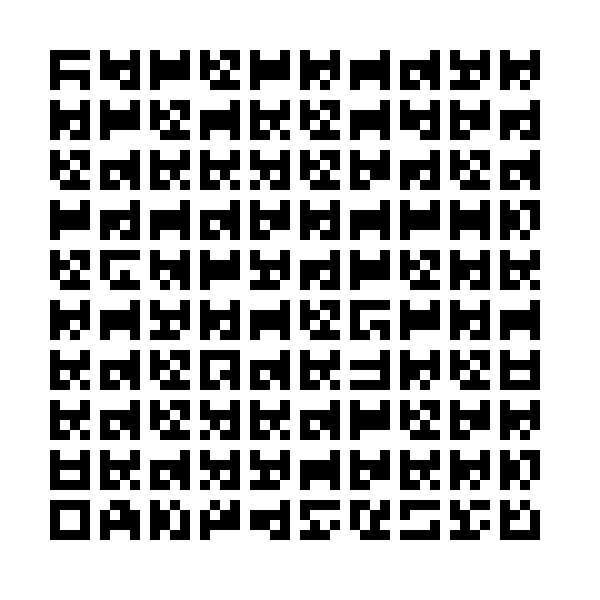
Frame 1 (no input)
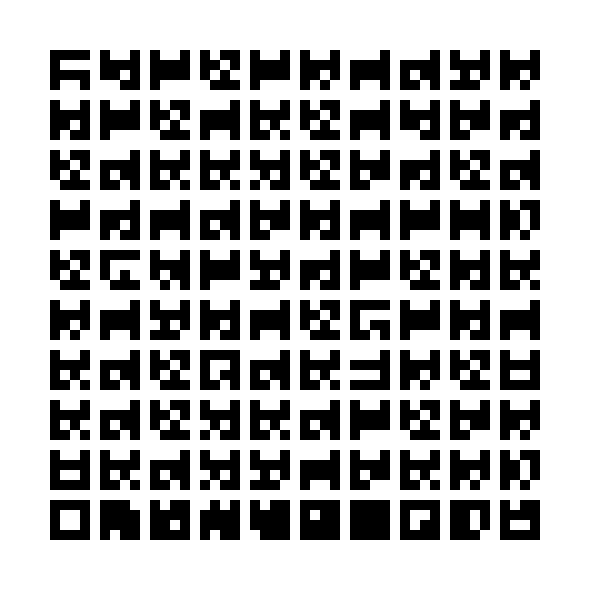
Frame 2 (the mouse pressed at the canvas centre, redrawn once)

The Processing sketch that drew these frames (run headless with seeded random() and noise(); the mouse was pressed at the canvas centre and the sketch redrawn once):

// Processing sketch: BookCode02
// ── BookCode02.pde

void setup(){
  size(600,600);
  pixelDensity(2);
  background(255);
}

void draw(){
 
  String h = "The entrance to this room is restricted. Please contact Rector Brown for more information.";
  
  Encoder e = new Encoder();
  e.space = true;
  e.lettersPerRow = 10;
  e.makeSquare = true;
  e.displayAt(h,10,50,50);
  
  noLoop();
}
// ── EncodedLetter.pde
class EncodedLetter {
  int[][] letterCode;

  EncodedLetter(int[] topCode, int[] bottomCode) {
    letterCode = new int[4][4];
    for (int i = 0; i < topCode.length; i++) {
      if (i < 4){
        letterCode[0][i] = topCode[i];
        letterCode[2][i] = bottomCode[i];
      } else {
        letterCode[1][i%4] = topCode[i];
        letterCode[3][i%4] = bottomCode[i];
      }
    }
  }
}
// ── Encoder.pde
class Encoder {
  color displayColor = color(0);
  boolean space      = true;
  boolean fillRows   = true;
  boolean makeSquare = false;

  int lettersPerRow = 6;

  int[][] hexcodes = { 
    {1, 0, 1, 0, 0, 1, 1, 1}, 
    {0, 1, 0, 1, 1, 1, 1, 0}, 
    {1, 0, 1, 1, 1, 1, 0, 1}, 
    {1, 1, 0, 1, 1, 0, 1, 1}, 
    {1, 1, 1, 1, 1, 0, 0, 1}, 
    {1, 1, 1, 1, 1, 0, 0, 0}, 
    {1, 0, 0, 1, 1, 1, 1, 1}, 
    {0, 0, 0, 1, 1, 1, 1, 1}, 
    {1, 1, 0, 1, 0, 0, 1, 1}, 
    {1, 0, 1, 1, 1, 1, 0, 0}, 
    {0, 1, 1, 0, 1, 0, 1, 1}, 
    {1, 1, 0, 1, 0, 1, 1, 0}, 
    {1, 0, 1, 1, 0, 1, 0, 1}, 
    {0, 1, 0, 1, 1, 0, 1, 1}, 
    {1, 1, 0, 1, 1, 0, 1, 0}, 
    {1, 0, 1, 0, 1, 1, 0, 1}};

  Encoder() {
  }

  void displayAt(String str, int scale, int xPos, int yPos) {
    pushMatrix();
    translate(xPos, yPos);
    display(str, scale);
    popMatrix();
  }

  void display(String str, int scale) {
    ArrayList<EncodedLetter> letters = encode(str);

    // Make square or fill rows?
    boolean addedStopLetter = false;

    if (fillRows) {
      if (letters.size() % lettersPerRow > 0) {
        EncodedLetter el = stopLetter();
        letters.add(el);
        addedStopLetter = true;
      }
      while (letters.size() % lettersPerRow > 0) {
        EncodedLetter el = randomLetter();
        letters.add(el);
      }
    }

    // Dangerous if already taller than wide!
    if (makeSquare) {
      while (letters.size() < lettersPerRow*lettersPerRow) {
        if (!addedStopLetter) {
          EncodedLetter el = stopLetter();
          letters.add(el);
          addedStopLetter = true;
        } else {
          EncodedLetter el = randomLetter();
          letters.add(el);
        }
      }
    }

    noStroke();
    fill(displayColor);

    int letterSpace = 4;
    if (space) {
      letterSpace = 5;
    }

    int letterRow = 0;

    for (int i = 0; i < letters.size(); i++) {
      EncodedLetter el = letters.get(i);

      int yAdjust = letterRow*letterSpace*scale;

      for (int j = 0; j < 4; j++) {
        int row0 = el.letterCode[0][j];
        int row1 = el.letterCode[1][j];
        int row2 = el.letterCode[2][j];
        int row3 = el.letterCode[3][j];

        int xPos = (i%lettersPerRow)*scale*letterSpace + scale*j;

        if (row0 == 1) {
          rect(xPos, yAdjust, scale, scale);
        }
        if (row1 == 1) {
          rect(xPos, scale + yAdjust, scale, scale);
        }
        if (row2 == 1) {
          rect(xPos, scale * 2 + yAdjust, scale, scale);
        }
        if (row3 == 1) {
          rect(xPos, scale * 3 + yAdjust, scale, scale);
        }
      }

      if (i%lettersPerRow == lettersPerRow - 1) {
        letterRow += 1;
      }
    }
  }

  ArrayList<EncodedLetter> encode(String str) {

    // Convert string to an array of bytes
    char[] chars = str.toCharArray();
    byte[] bytes = new byte[chars.length];
    for (int i = 0; i < chars.length; i++) {
      bytes[i] = (byte)chars[i];
    }

    // Convert bytes to an array of hex Strings
    String[] hexArray = new String[bytes.length];
    for (int i = 0; i < bytes.length; i++) {
      hexArray[i] = String.format("%02X", bytes[i]);
      // print(hexArray[i] + " ");
    }

    // Iterate through the hexArray. Each item is converted
    // to two symbols, one for each character in the string.

    ArrayList<EncodedLetter> encodedLetters = new ArrayList<EncodedLetter>();

    for (int i = 0; i < hexArray.length; i++) {
      String letter = hexArray[i];
      char[] parts  = letter.toCharArray();

      int[] topCode    = hexcodes[getIndexForChar(parts[0])];
      int[] bottomCode = hexcodes[getIndexForChar(parts[1])];

      EncodedLetter el = new EncodedLetter(topCode, bottomCode);
      encodedLetters.add(el);
    }
    return encodedLetters;
  }

  int getIndexForChar(char c) {
    if (c == 'A') {
      return 10;
    } else if (c == 'B') {
      return 11;
    } else if (c == 'C') {
      return 12;
    } else if (c == 'D') {
      return 13;
    } else if (c == 'E') {
      return 14;
    } else if (c == 'F') {
      return 15;
    } else {
      // convert to int and use as index
      return Integer.parseInt("" + c);
    }
  }

  EncodedLetter randomLetter() {
    int[] top    = hexcodes[(int)random(hexcodes.length)];
    int[] bottom = hexcodes[(int)random(hexcodes.length)];
    EncodedLetter el = new EncodedLetter(top, bottom);
    return el;
  }

  EncodedLetter stopLetter() {
    int[] top = hexcodes[4];
    int[] bottom = hexcodes[6];
    EncodedLetter el = new EncodedLetter(top, bottom);
    return el;
  }
}
